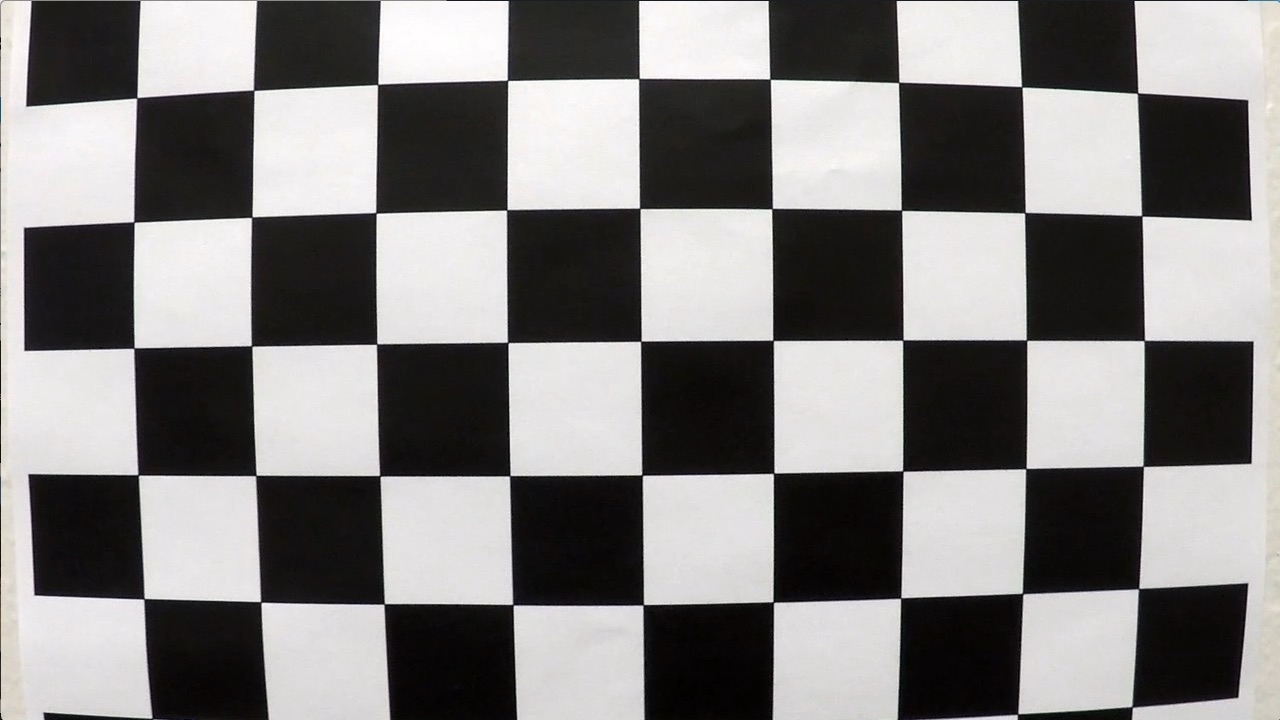
#> input picture CV/camera_cal/calibration1.jpg, 1280 x 720 px
$ jupyter execute --allow-errors TP2-Etudiants.ipynb
#> lines starting #> are read from the running program, lines starting #| are printed output that depends on the picture; after the words box and inside, x2 and y2 are one past the last pixel; in counts of white or black regions, pixels touching at a corner belong together; long printed decimals are rounded
# TP1 : Formation des images et modélisation géométrique de la caméra

## Objectifs pédagogiques

À l’issue de ce TP, vous serez capable de d'appliquer une calibration d'une caméra expérimentalement. J'ai réparti les différentes étapes de code afin que vous ayez une meilleure compréhension des fonctions utilisées pour la calibration. Je vous suggère de tester la calibration finale sur l'ensemble des images à la toute fin du notebook (dernière cellule).

## Contexte

En vue de la difficulté de garantir des paramètres fixes concernant la calibration intrinsèque d'une caméra, nous aurons besoin de les déterminer expérimentalement.

Pour ce TP, nous allons beaucoup s'appuyer sur les fonctions disponibles sur OpenCV.

[cell 1]
# Importer les packages nécessaires pour ce TP
import numpy as np
import matplotlib.pyplot as plt
import cv2 as cv
import os
import glob

## Etape 1: Préparation des images

- Récupérez le dossier camera_cal/ de Universitice.
- Créez un dossier output_images/ (pour sauvegarder les images corrigées).
- Vérifiez que le damier correspond à :
    * nx = 9, ny = 6 → coins internes (pas le nombre de carrés)
    * square_size = 20 → taille d’un carré en mm

[cell 2]
nx = 9
ny = 6
square_size = 20

img = cv.imread('camera_cal/calibration1.jpg',-1)
#> img is the input picture: shape (720, 1280, 3); mean B, G, R 127.8, 128.4, 130.1
plt.imshow(img)
plt.axis('off')
plt.show()

Inclure la ligne suivante afin de déterminer les critères d'arrêt des itérations considérés dans les algos qu'on utilisera. Ici il s'agit d'effectuer 30 itérations et s'arrêter lorsque la variation entre deux itérations est inférieure à 0.001.

[cell 3]
criteria = (cv.TERM_CRITERIA_EPS + cv.TERM_CRITERIA_MAX_ITER, 30, 0.001)

## Etape 2:  Définir les points 3D du damier (monde réel)
Créez une variable patternPoints construit la grille des coins en 3D :
- les coins sont sur un plan, donc Z = 0
- (X = i \cdot square_size), (Y = j \cdot square_size)
- unité : mm
À la fin, patternPoints contient les coordonnées réelles des coins du damier.

[cell 4]
patternPoints = np.zeros((ny*nx,3), np.float32)
patternPoints[:,:2] = np.mgrid[0:nx,0:ny].T.reshape(-1,2)
patternPoints = patternPoints * square_size

Vérifier la taille de la variable patternPoints

[cell 5]
patternPoints.shape

## Etape 3: Parcourir toutes les images et détecter les coins (2D)
Pour chaque image dans ./camera_cal/*.jpg :
- Importer les images et convertir en niveau de gris.
- Afficher image par image. Vous pouvez utiliser la fonction *cv.waitKey* pour faire défiler les images

[cell 6]
img = cv.imread('camera_cal/calibration2.jpg',-1)
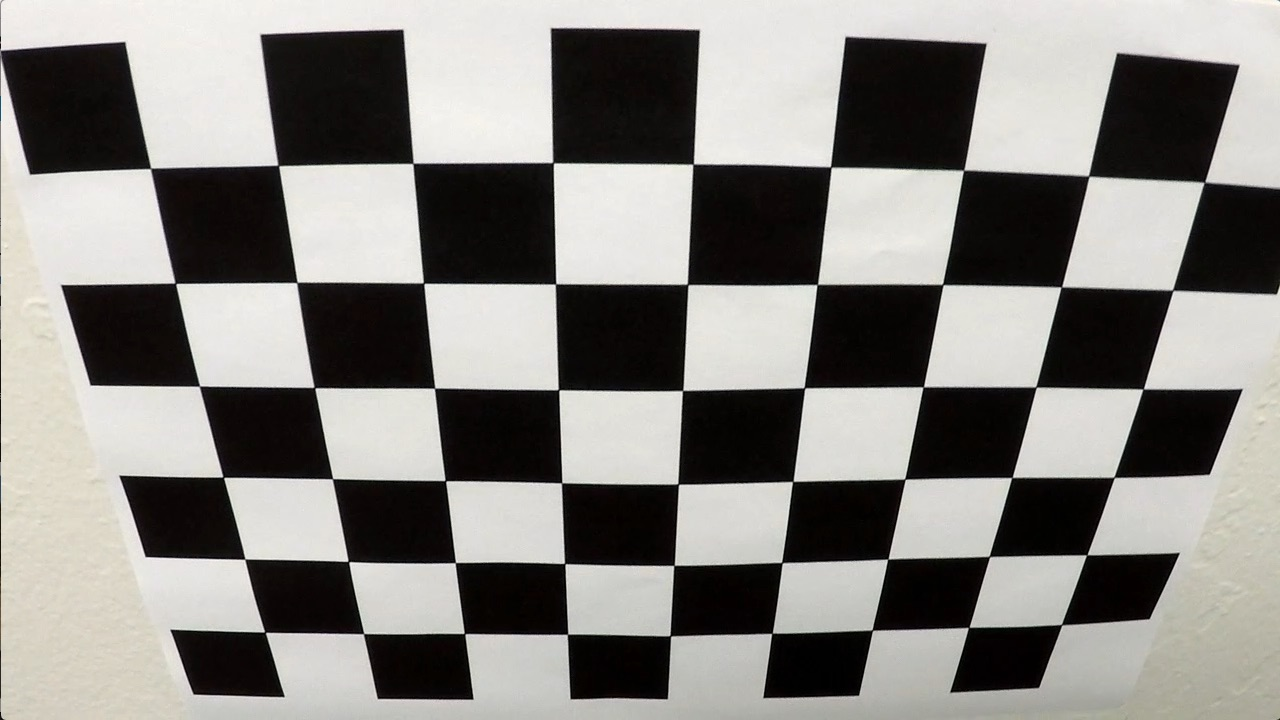
#> input picture CV/camera_cal/calibration2.jpg, 1280 x 720 px
#> img is the input picture: shape (720, 1280, 3); mean B, G, R 128.5, 132.4, 134.4
gray = cv.cvtColor(img, cv.COLOR_BGR2GRAY)

plt.imshow(gray, 'gray')
plt.axis('off')

Effectuer la détection des coins (cv.findChessboardCorners).

[cell 7]
ret, corners = cv.findChessboardCorners(img, (nx, ny), None)
#> ret = True; corners = 54 rows, first 8: [150.6, 168.4], [278.3, 165.4], [412.9, 163.5], [553, 162.6], [693.2, 164.2], [830.6, 166.9], [963.5, 170.4], [1088.6, 176.1]

- Si la détection marche :
    * affiner la position subpixel (cv.cornerSubPix)
    * dessiner les coins pour vérifier visuellement (cv.drawChessboardCorners)
    * stocker :
        * les coins 2D (pixels) → points2D
        * les coins 3D (mm) → points3D

[cell 8]
objpoints = [] # 3d point in real world space
imgpoints = [] # 2d points in image plane.

print(ret)
#| True

if ret:
        objpoints.append(patternPoints)
        corners2 = cv.cornerSubPix(gray, corners, (11, 11), (-1, -1), criteria)
#> corners2 = 54 rows, first 8: [150.6, 168.4], [278.3, 165.4], [413, 163.3], [553.1, 162.7], [693.1, 164.1], [830.8, 167], [963.6, 170.2], [1088.7, 176]
        imgpoints.append(corners2)
        img = cv.drawChessboardCorners(img, (nx, ny), corners2, ret)
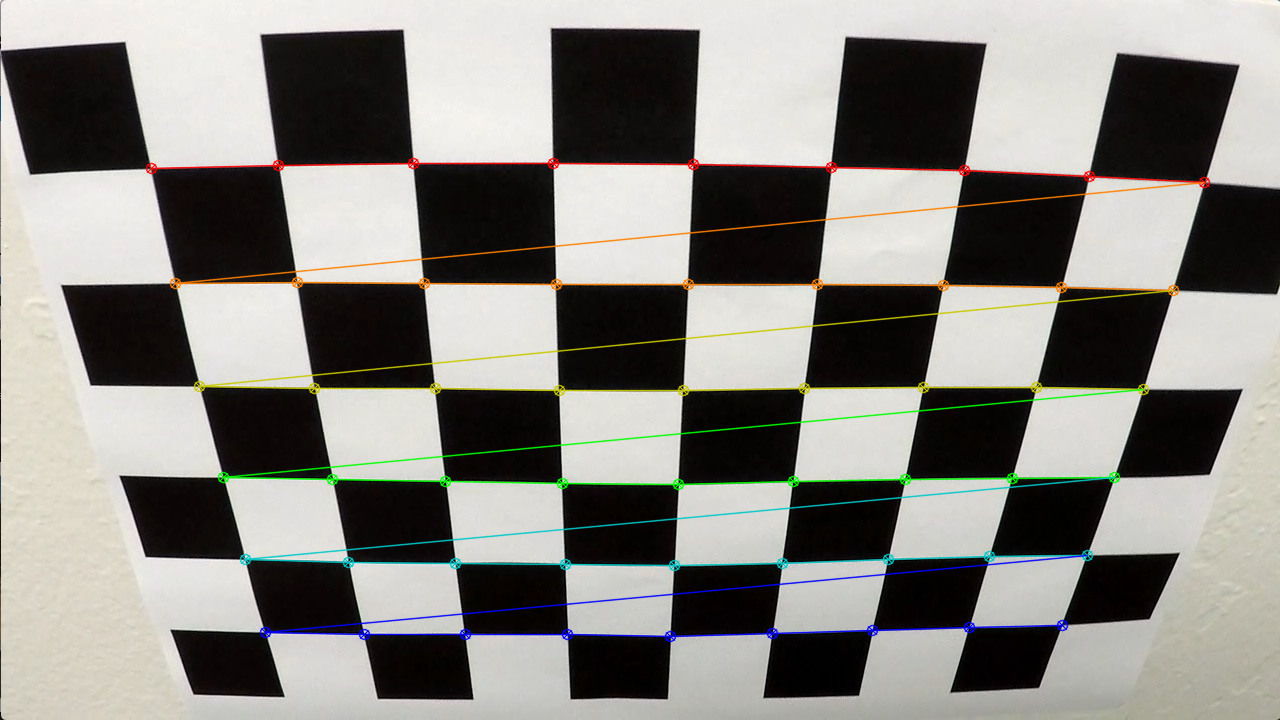
#> img: shape (720, 1280, 3); 3.76% of pixels changed, all inside (x1, y1, x2, y2) = (145, 157, 1211, 643)
        plt.imshow(img, 'gray')
        plt.axis('off')

## Etape 4:  Lancer la calibration
Après avoir traité les images :
- Récupérer la taille des images :
- Appeler :
    * cv.calibrateCamera(points3D, points2D, (h,w), None, None)
- Afficher la matrice de rotation, les coefficients de distrotions, les vecteurs de rotation et translation

[cell 9]
ret, mtx, dist, rvecs, tvecs = cv.calibrateCamera(objpoints, imgpoints, gray.shape[::-1], None, None)
#> ret = 0.876; mtx = [[776.3, 0, 646.1], [0, 743.5, 207.7], [0, 0, 1]]; dist = [[-0.154, 0.0683, 0.0215, 0.00282, -0.00624]]; rvecs = ([0.395, -0.0324, 0.0154],); tvecs = ([-73.25, -7.19, 107.2],)

print('ret = ', ret)
#| ret =  0.8763
print('\nK matrix = \n', mtx)
#| K matrix =
#|  [[776.336   0.         646.109]
#|  [  0.         743.531 207.665]
#|  [  0.           0.           1.        ]]
print('\ndist = ', dist)
#| dist =  [[-0.1542  0.06832  0.02153  0.002816  -0.006242 ]]
print('\nrvecs = \n', rvecs)
#| rvecs =
#|  (array([[ 0.3945],
#|        [-0.03238],
#|        [ 0.01545]]),)
print('\ntvecs = \n', tvecs)
#| tvecs =
#|  (array([[-73.253],
#|        [ -7.191],
#|        [107.178]]),)

## Etape 5: Vérifier la qualité de la calibration

Afin de vérifier si vous avez bien calibré votre caméra, nous allons effectuer ce qui suit:
- reprojetter les points 3D avec cv.projectPoints
- comparer avec les coins détectés points2D
- calculer une erreur moyenne en pixels
- Bonus: appliquer la fonction cv.undistort pour corriger la distorsion d’une image causée par une caméra réelle. Vous pouvez générer les images réctifiées et les sauvegarder dans un autre répertoire.

[cell 10]
# A compléter
mean_error = 0
for i in range(len(objpoints)):
    imgpoints2, _ = cv.projectPoints(objpoints[i], rvecs[i], tvecs[i], mtx, dist)
    error = cv.norm(imgpoints[i], imgpoints2, cv.NORM_L2)/len(imgpoints2)
    mean_error += error
#> this loop made 1 pass
#> (error, mean_error) on pass 1: (0.119, 0.119)
#> after the loop, mean_error = 0.119

print( "total error: {}".format(mean_error/len(objpoints)) )
#| total error: 0.1192

## Version Finale:

Regroupez tous les niveaux développés précédemment dans une seule cellule en parcourant l'ensemble des images et en affichant le résultat de calibration ainsi que les images corrigées.

N.B.:Pensez à utiliser la fonction *cv.destroyAllWindows()* pour fermer les fenêtres apparues.

[cell 11]
def calibration(nx,ny,square_size,n):
#> called with nx = 9, ny = 6, square_size = 20, n = 20
    patternPoints = np.zeros((ny*nx,3), np.float32)
    patternPoints[:,:2] = np.mgrid[0:nx,0:ny].T.reshape(-1,2)
    patternPoints = patternPoints * square_size

    for i in range(1,n+1):
        print("\nImage ",i)
        path= 'camera_cal/calibration'+str(i)+'.jpg'
        img = cv.imread(path,-1)
        gray = cv.cvtColor(img, cv.COLOR_BGR2GRAY)
        ret, corners = cv.findChessboardCorners(img, (nx, ny), None)
#> ret = False; corners = None

        objpoints = [] # 3d point in real world space
        imgpoints = [] # 2d points in image plane.

        if ret:
                objpoints.append(patternPoints)
                corners2 = cv.cornerSubPix(gray, corners, (11, 11), (-1, -1), criteria)
                imgpoints.append(corners2)
                img = cv.drawChessboardCorners(img, (nx, ny), corners2, ret)
                plt.imshow(img, 'gray')
                plt.axis('off')
                plt.show()

                ret, mtx, dist, rvecs, tvecs = cv.calibrateCamera(objpoints, imgpoints, gray.shape[::-1], None, None)
                mean_error = 0
                for i in range(len(objpoints)):
                    imgpoints2, _ = cv.projectPoints(objpoints[i], rvecs[i], tvecs[i], mtx, dist)
                    error = cv.norm(imgpoints[i], imgpoints2, cv.NORM_L2)/len(imgpoints2)
                    mean_error += error

                print( "total error: {}".format(mean_error/len(objpoints)) )

        else:
             print("ret=False")
